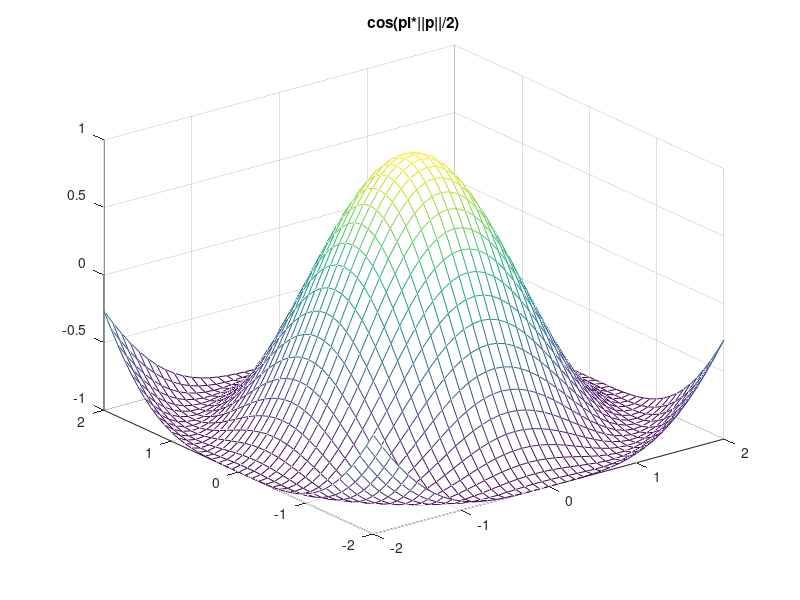

Write MATLAB code to recreate this figure. (Note: this script raises an error after producing the figure.)
function test_train_marq3D()

% Plot the 3d composite function
p21 = -2:0.1:2;
[X,Y] = meshgrid(p21);
p = [X(:) Y(:)]';
temp = sqrt(sum(p.^2));
t2 = cos(pi*temp/2);
true = cos(pi*sqrt(X.^2 + Y.^2)/2);
figure; mesh(p21,p21,true)
ax = axis;
title('cos(pi*||p||/2)')
t = true(:)';

% Make validation and testing the same as training for this demo
VV.P=p;
VV.T=t;
VV.stop=false;        % We don't stop for validation
TT.P=p;
TT.T=t;

trainParam = train_marq_three_lay('pdefaults');
trainParam.show = 1000;
trainParam.max_epoch = 5000;

% Change the next three lines to try different network architectures
trainParam.S1 = 3;
trainParam.S2 = 2;
trainParam.num_lay = 3;


% Train the network
[net,tr] = train_marq_three_lay(trainParam,p,t,VV,TT); 

% Plot performance and gradient
figure; loglog(tr.perf); title('Perf')
figure; loglog(tr.grad); title('Grad')

% Compute trained network response
net.trainParam = trainParam;
a3 = net3lay(p, net);

% Put response in grid and make 3d plot
numa = length(p21);
ta3 = a3(1,1:numa);
for i=1:(numa-1),
	ta3 = [ta3 ; a3(1,(1:numa)+(numa*i))];
end
figure;mesh(p21,p21,ta3);
axis(ax)
title('Network Approximation of cos(pi*||p||/2)')

% Plot the error
figure;mesh(p21,p21,ta3-true);
title('Approximation Error')

% Print the number of parameters
[r,q] = size(p);
[s,q] = size(t);
if trainParam.num_lay == 2,
    numParam = trainParam.S1*(r+1) + s*(trainParam.S1+1);
else
    numParam = trainParam.S1*(r+1) + trainParam.S2*(trainParam.S1+1) + s*(trainParam.S2+1);
end
    
disp(['Number of parameters = ' num2str(numParam)])

end


function [a] = net3lay(p,net)
  % Two or three layer network response
  a1 = net.trainParam.tf1(net.W1*p+net.B1*ones(1,size(p,2)));
  if net.trainParam.num_lay==3,
      a2 = net.trainParam.tf2(net.W2*a1+net.B2*ones(1,size(p,2)));
      a = net.W3*a2 + net.B3*ones(1,size(p,2));
  else
      a = net.W2*a1 + net.B2*ones(1,size(p,2));
  end
end

